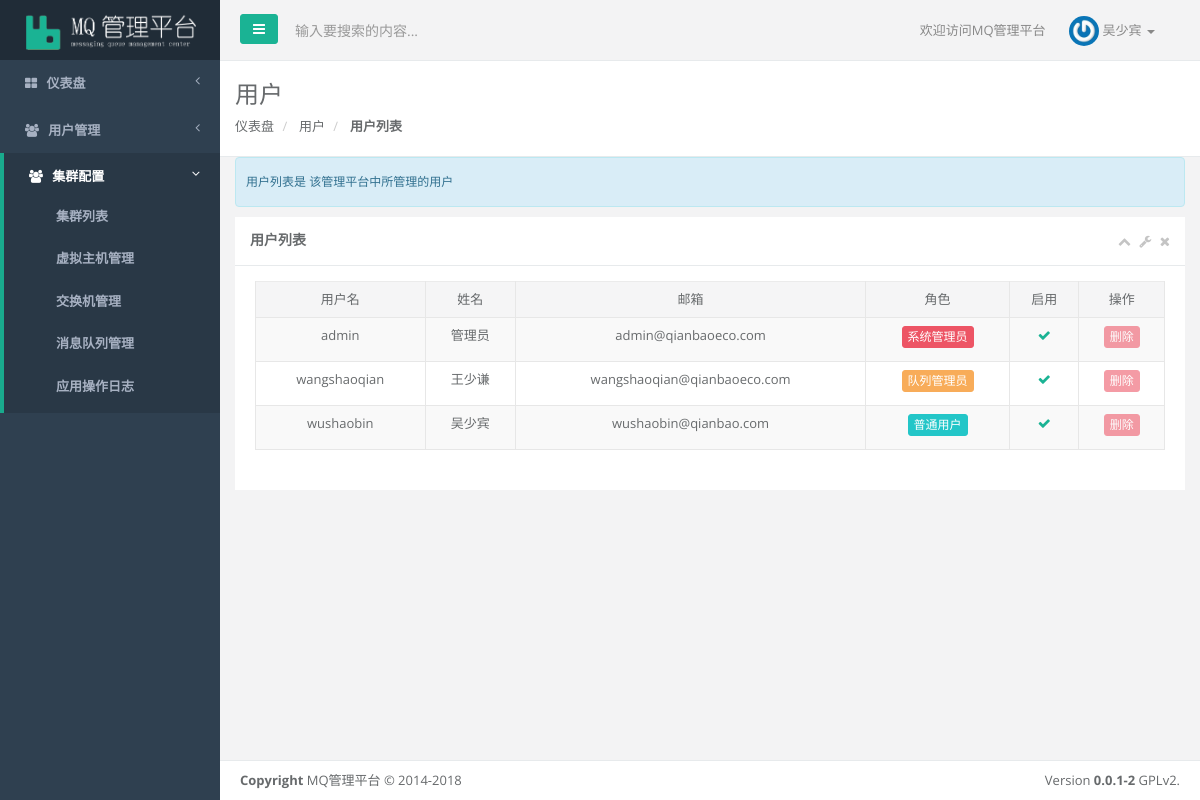
The page /users/user (signed in) on the database its author committed.
### users/models.py (models this page shows)
class User(AbstractUser):
    ROLE_ADMIN = 'Admin'
    ROLE_OPERATOR = 'Operator'
    ROLE_USER = 'User'
    ROLE_CHOICES = (
        (ROLE_ADMIN, '超级管理员'),
        (ROLE_OPERATOR, '队列管理员'),
        (ROLE_USER, '普通用户')
    )
    id = models.UUIDField(default=uuid.uuid4, primary_key=True)
    name = models.CharField(max_length=128, null=True, verbose_name='姓名')
    wechat = models.CharField(max_length=128, null=True, verbose_name='微信')
    phone = models.CharField(max_length=20, null=True, verbose_name='手机')
    date_expired = models.DateTimeField(default=datetime.datetime.now, verbose_name='过期时间')
    created_by = models.CharField(max_length=30, default='', verbose_name='创建者')
    role = models.CharField(choices=ROLE_CHOICES, default=ROLE_USER, max_length=10,
                            verbose_name='用户角色')
    comment = models.TextField(max_length=200, null=True, verbose_name='备注')
    def __str__(self):
        return self.name

### mqmanager/common.py (the view)
        def __deco(request, *args, **kwargs):
            request.session['pre_url'] = request.path
            if not request.user.is_authenticated():
                return HttpResponseRedirect(reverse('users:user-login'))
            elif role == 'admin':
                if request.user.role in ['Admin']:
                    return func(request, *args, **kwargs)
            elif role == 'operator':
                if request.user.role in ['Operator', 'Admin']:
                    return func(request, *args, **kwargs)
            elif role == 'user':
                if request.user.role in ['Operator', 'Admin', 'User']:
                    return func(request, *args, **kwargs)
            return render(request, '403.html')

### mqmanager/common.py (called while the page is built)
def require_role(role='user'):
    def _deco(func):
        def __deco(request, *args, **kwargs):
            request.session['pre_url'] = request.path
            if not request.user.is_authenticated():
                return HttpResponseRedirect(reverse('users:user-login'))
            elif role == 'admin':
                if request.user.role in ['Admin']:
                    return func(request, *args, **kwargs)
            elif role == 'operator':
                if request.user.role in ['Operator', 'Admin']:
                    return func(request, *args, **kwargs)
            elif role == 'user':
                if request.user.role in ['Operator', 'Admin', 'User']:
                    return func(request, *args, **kwargs)
            return render(request, '403.html')
        return __deco
    return _deco

### users/views.py (called while the page is built)
@require_role(role='user')
def user_list(request, **kwargs):
    app, action = '用户', '用户列表'
    user_list = User.objects.all()
    return render(request, 'users/user_list.html', locals())

### templates/users/user_list.html (shortened to what this page needs)
{% extends '_base_list.html' %}
{% block help_message %}
    <div class="alert alert-info help-message">
        <p>{{ action }}是 该管理平台中所管理的用户</p>
    </div>
{% endblock %}
{% block table_head %}
    <td class="text-center">用户名</td>
    <td class="text-center">姓名</td>
    <td class="text-center">邮箱</td>
    <td class="text-center">角色</td>
    <td class="text-center">启用</td>
    <td class="text-center">操作</td>
{% endblock %}
{% block table_body %}
    {% for user in user_list %}
        <tr>
            <td class="text-center">{{ user.username }}</td>
            <td class="text-center">{{ user.name }}</td>
            <td class="text-center">{{ user.email }}</td>
            <td class="text-center">
                {% if user.role == 'Admin' %}
                    <a class="btn btn-xs btn-danger">系统管理员</a>
                {% elif user.role == 'Operator' %}
                    <a class="btn btn-xs btn-warning">队列管理员</a>
                {% else %}
                    <a class="btn btn-xs btn-info">普通用户</a>
                {% endif %}
            </td>
            <td class="text-center">
                {% if user.is_active %}
                    <i class="fa fa-check text-navy"></i>
                {% else %}
                    <i class="fa fa-circle text-danger"></i>
                {% endif %}
            </td>
            <td class="text-center">
                <a href="{% url 'users:user-delete' %}?id={{ user.id }}"
                   class="btn btn-xs btn-danger {% if request.user.role != 'Admin' %}disabled{% endif %}">删除</a></td>
        </tr>
    {% endfor %}
{% endblock %}

### templates/_header_bar.html (shortened to what this page needs)
<div class="row border-bottom">
    <nav class="navbar navbar-static-top" role="navigation" style="margin-bottom: 0">
        <div class="navbar-header">
            <a class="navbar-minimalize minimalize-styl-2 btn btn-primary " href="#"><i class="fa fa-bars"></i> </a>
            <form role="search" class="navbar-form-custom" action="search_results.html">
                <div class="form-group">
                    <input type="text" placeholder="输入要搜索的内容..." class="form-control" name="top-search" id="top-search">
                </div>
            </form>
        </div>
        <ul class="nav navbar-top-links navbar-right">
            <li>
                <span class="m-r-sm text-muted welcome-message">欢迎访问MQ管理平台</span>
            </li>
            <li class="dropdown">
                <a data-toggle="dropdown" class="dropdown-toggle" href="#">
                    <span class="m-r-sm text-muted welcome-message">
                        <img alt="image" class="img-circle" width="30" height="30" src="/static/img/avatar/admin.png"/>
                        <span style="font-size: 13px;font-weight: 400"> {{ request.user }}
                            <b class="caret"></b>
                        </span>
                    </span>
                </a>
            </li>
        </ul>
    </nav>
</div>
<div class="row wrapper border-bottom white-bg page-heading">
    <div class="col-lg-10">
        <h2>{% if app %} {{ app }} {% else %} 应用名称 {% endif %}</h2>
        <ol class="breadcrumb">
        <li>
            <a href="/">仪表盘</a>
        </li>
            <li>
                <a href="#">{% if app %}{{ app }}{% else %}应用名称{% endif %}</a>
            </li>
            <li class="active">
                <strong>{% if action %}{{ action }}{% else %}应用操作{% endif %}</strong>
            </li>
        </ol>
    </div>
    <div class="col-sm-2">
    </div>
</div>

### static/css/xxdns.css (style rules this page uses)
.col-xs-1, .col-sm-1, .col-md-1, .col-lg-1, .col-xs-2, .col-sm-2, .col-md-2, .col-lg-2, .col-xs-3, .col-sm-3, .col-md-3, .col-lg-3, .col-xs-4, .col-sm-4, .col-md-4, .col-lg-4, .col-xs-5, .col-sm-5, .col-md-5, .col-lg-5, .col-xs-6, .col-sm-6, .col-md-6, .col-lg-6, .col-xs-7, .col-sm-7, .col-md-7, .col-lg-7, .col-xs-8, .col-sm-8, .col-md-8, .col-lg-8, .col-xs-9, .col-sm-9, .col-md-9, .col-lg-9, .col-xs-10, .col-sm-10, .col-md-10, .col-lg-10, .col-xs-11, .col-sm-11, .col-md-11, .col-lg-11, .col-xs-12, .col-sm-12, .col-md-12, .col-lg-12 { padding-left: 5px !important; padding-right: 5px !important; }
.help-message { padding-left: 10px; font-size: 12px; line-height: 18px; margin-bottom:0; #margin-left: 10px; #margin-right: 10px }
.welcome-message img { margin: -11px 0; }

### rows shown on the page
User: user "吴少宾", username "wushaobin", name "吴少宾", email "wushaobin@qianbao.com", role "普通用户", is_active True (drawn)
User: username "admin", name "管理员", email "admin@qianbaoeco.com", role "系统管理员", is_active True (drawn)
User: username "wangshaoqian", name "王少谦", email "wangshaoqian@qianbaoeco.com", role "队列管理员", is_active True (drawn)

### other values the page prints
{{ app }} "用户"
{{ action }} "用户列表"
